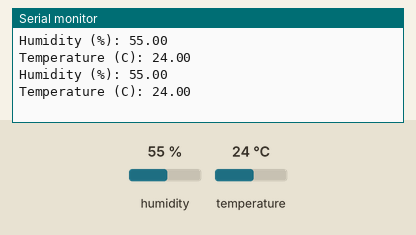
The sketch below on a simulated Arduino Uno, built with avr-gcc and run on an emulated ATmega328P. Parts: the last lines printed to the serial monitor. The test bench sets the inputs (shaded band); at power-on: humidity 55 %, temperature 24 °C.

Above: at 4.8 s.
4.9 s: humidity set to 22 %
At 6.6 s:
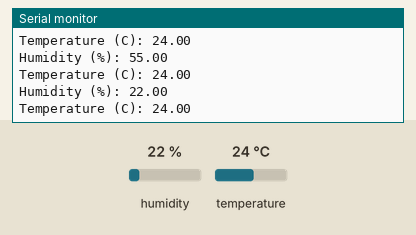
7.9 s: temperature set to 12 °C
At 9.0 s:
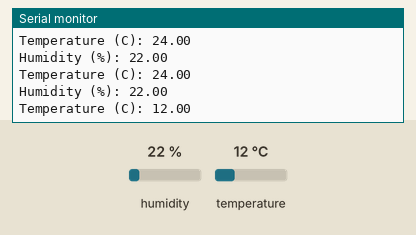
10.9 s: humidity set to 40 %
At 12.6 s:
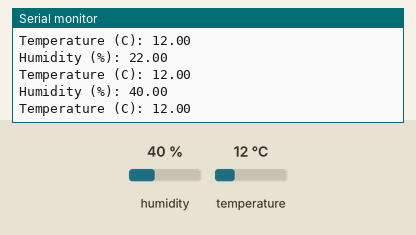
Timing chart, 0 to 14.1 s (numbered marks = the images above; inputs shaded):
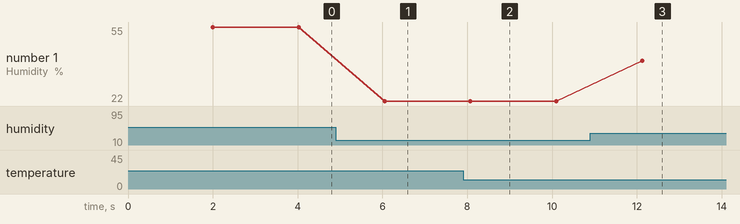

The sketch:

01_DHT11_Serial_Basic.ino
```cpp
/*  DHT11 온습도 센서 값을 읽어 시리얼 모니터 창으로 나타내기 */
#include <DHT.h>  // DHT.h 헤더파일을 라이브러리에 추가 한다
#define DHTPIN 2  // 온·습도 데이터 핀 설정
#define DHTTYPE DHT11
DHT dht(DHTPIN, DHTTYPE);
#include <LiquidCrystal.h>

void setup() {
  Serial.begin(9600);
}
void loop() {
  delay(2000);                      // 센싱을 위한 시간 지연 값을 준다.

  Serial.print("Humidity (%): ");
  Serial.println(dht.readHumidity());

  Serial.print("Temperature (C): ");
  Serial.println(dht.readTemperature());
}
```

Measured:
- after the input at 4.9 s, the serial monitor: prints a new line after 1.1 s (image 1)
- after the input at 7.9 s, the serial monitor: prints a new line after 0.20 s (image 2)
- after the input at 10.9 s, the serial monitor: prints a new line after 1.2 s (image 3)
- plotted number 1: 55 → 22 after the input at 4.9 s, 22 → 40 after the input at 10.9 s
